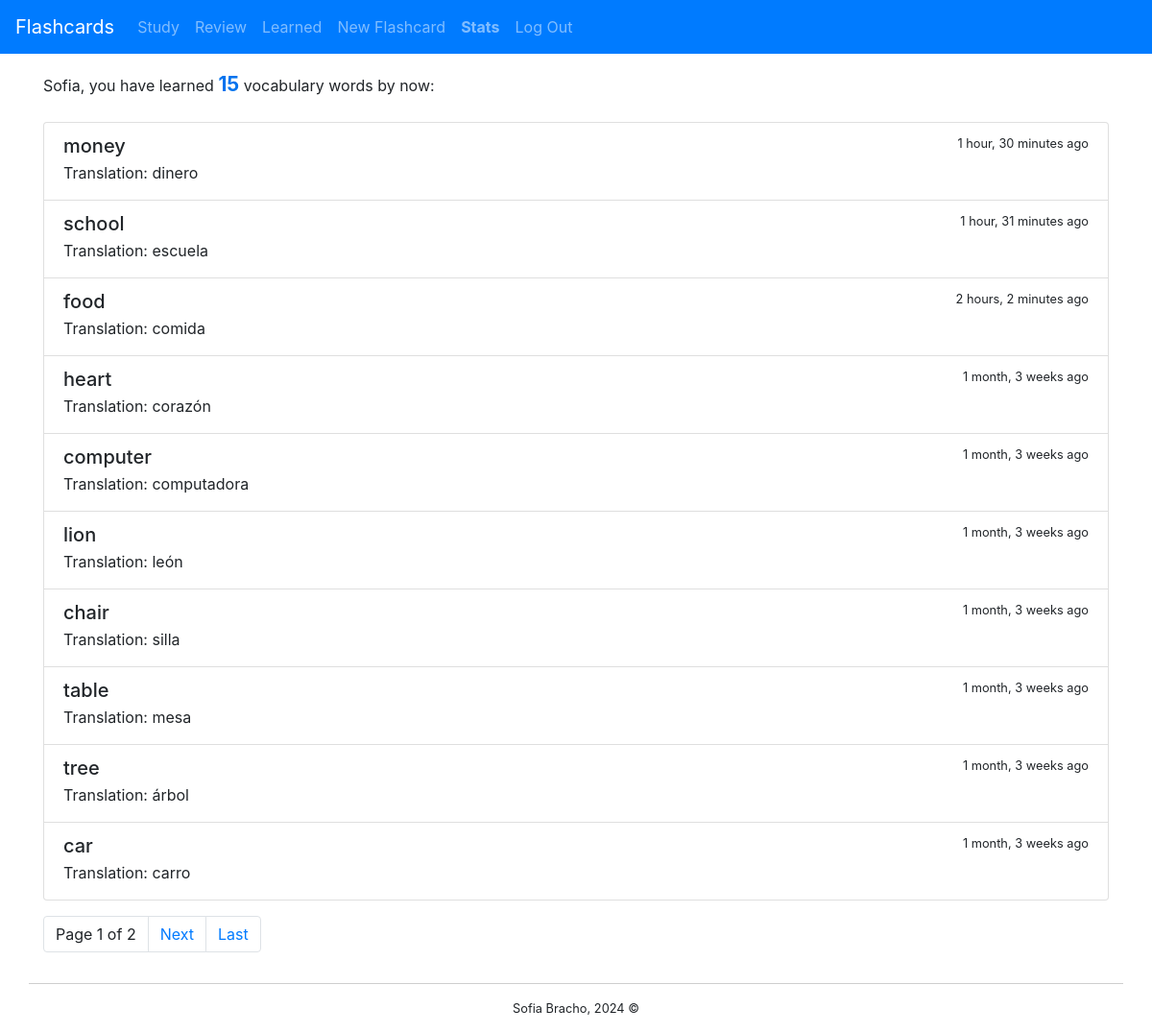
/learned (signed in), run on the app's committed database.
### flashcards/models.py (models this page shows, shortened)
class User(AbstractUser):
    profile_pic = models.ImageField(upload_to=profile_pic_src, default='img/users/default.jpg', null=True, blank=True)

class Flashcard(models.Model):
    english_word = models.CharField(max_length=100, unique=True)
    image = models.ImageField(upload_to=flashcard_image_src, default='img/flashcards/default.jpg')
    translation = models.CharField(max_length=100)

### flashcards/views.py (the view)
# urls.py: path("learned", views.learned, name="learned"),
@login_required
def learned(request):
    stats = Stats.objects.get(user=request.user)
    card_count=stats.learned_cards
    learned_cards = Flashcard.objects.filter(
        pk__in=Proficiency.objects.filter(
            user=request.user,
            level=1
        ).values_list('flashcard__id', flat=True)
    ).annotate(last_studied=Max('proficiency__last_studied')).order_by('-last_studied')
    paginator = Paginator(learned_cards, 10) # Show 10 learned flashcards per page.
    page_number = request.GET.get('page')
    page_obj = paginator.get_page(page_number)
    return render(request, "flashcards/learned.html", {
        'card_count': card_count,
        'page_obj': page_obj,
    })

### flashcards/templates/flashcards/learned.html (shortened to what this page needs)
{% extends "flashcards/layout.html" %}
{% load static %}
{% block body %}
    <div class="container">
        <p class="mt-3 mb-4" id="vocabulary-summary">
          <span class="username">{{ user.username }}</span>, you have learned <span class="count">{{ card_count }}</span> vocabulary words by now:
        </p>
        <div class="list-group mb-3">
          {% for flashcard in page_obj %}
            <a class="list-group-item list-group-item-action" aria-current="true">
              <div class="d-flex w-100 justify-content-between">
                <h5 class="mb-1">{{ flashcard.english_word }}</h5>
                <small>{{ flashcard.last_studied|timesince }} ago</small>
              </div>
              <p class="mb-1">Translation: {{ flashcard.translation }}</p>
            </a>
          {% empty %}
            <p>You haven't learned any word by now</p>
          {% endfor %}
        </div>
        <nav aria-label="Page navigation example">
          <ul class="pagination">
              <li class="page-item">
                  <a class="page-link">
                      Page {{ page_obj.number }} of {{ page_obj.paginator.num_pages }}
                  </a>
              </li>
              {% if page_obj.has_next %}
                  <li class="page-item"><a class="page-link" href="?page={{ page_obj.next_page_number }}">Next</a></li>
                  <li class="page-item"><a class="page-link" href="?page={{ page_obj.paginator.num_pages }}">Last</a></li>
              {% endif %}
          </ul>
        </nav>
    </div>
{% endblock %}

### flashcards/static/flashcards/styles.css (style rules this page uses)
#vocabulary-summary span.username { text-transform: capitalize; }
#vocabulary-summary span.count { color: #0173ee; font-size: 1.3rem; font-weight: bold; }

### data on the page
User: username "Sofia"
Flashcard: english_word "money", last_studied "1 hour, 30 minutes", translation "dinero"
Flashcard: english_word "school", last_studied "1 hour, 31 minutes", translation "escuela"
Flashcard: english_word "food", last_studied "2 hours, 2 minutes", translation "comida"
Flashcard: english_word "heart", last_studied "1 month, 3 weeks", translation "corazón"
Flashcard: english_word "computer", last_studied "1 month, 3 weeks", translation "computadora"
Flashcard: english_word "lion", last_studied "1 month, 3 weeks", translation "león"
Flashcard: english_word "chair", last_studied "1 month, 3 weeks", translation "silla"
Flashcard: english_word "table", last_studied "1 month, 3 weeks", translation "mesa"
Flashcard: english_word "tree", last_studied "1 month, 3 weeks", translation "árbol"
Flashcard: english_word "car", last_studied "1 month, 3 weeks", translation "carro"

### other printed values
{{ card_count }} "15"
{{ page_obj.number }} "1"
{{ page_obj.paginator.num_pages }} "2"
